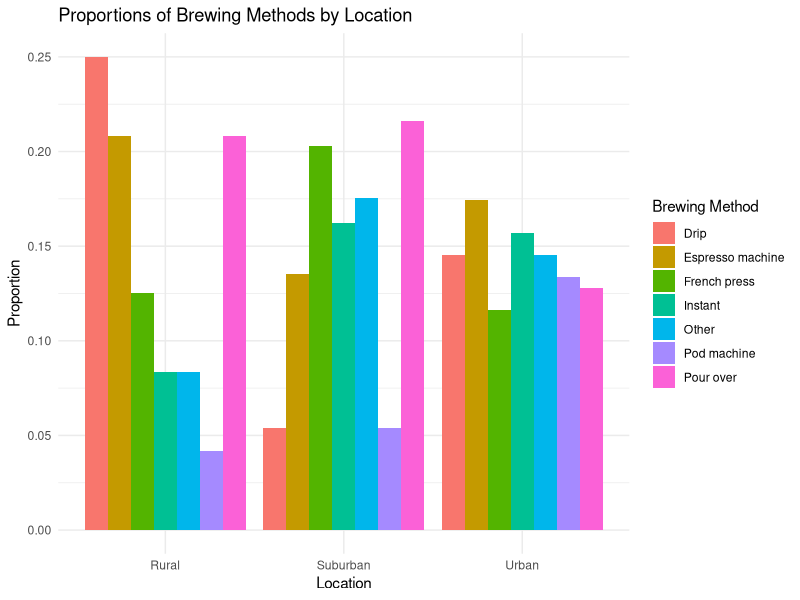
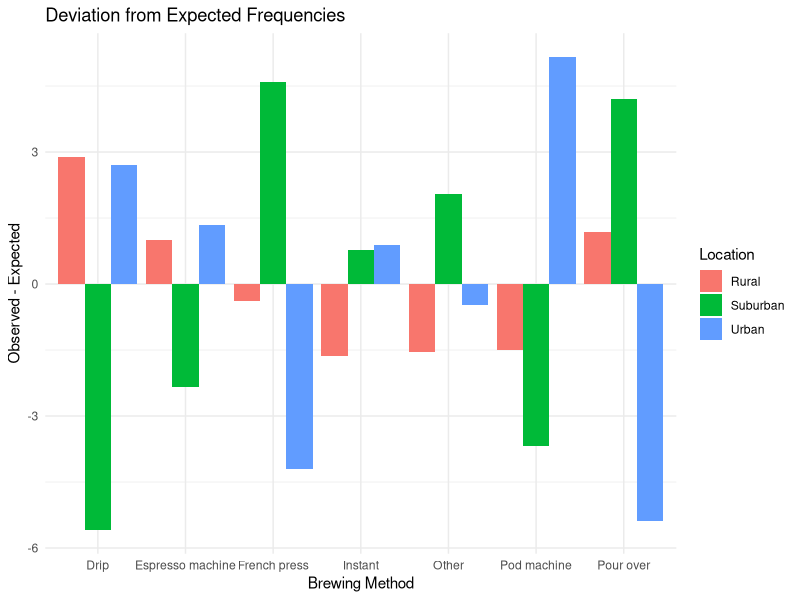
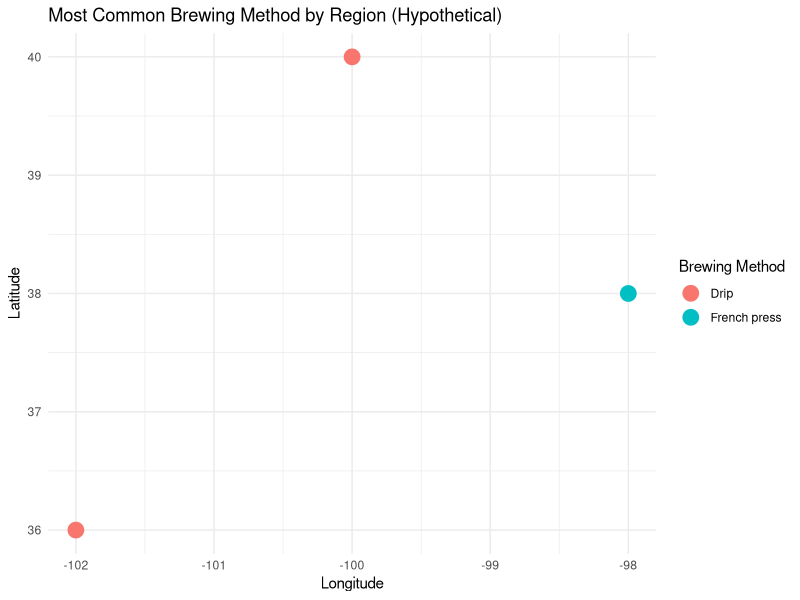

These charts were generated, in order, by the following R code:
# Load necessary libraries
library(ggplot2)
library(dplyr)

# Load the dataset
coffee_data <- read.csv("coffee_data_complete.csv")

# Omit NAs 
coffee_data <- na.omit(coffee_data)

# --- Option A: Compare proportions of brewing methods in each region ---

# Calculate proportions
brewing_proportions <- coffee_data %>%
  group_by(location, brewing_method) %>%
  summarize(count = n()) %>%
  mutate(proportion = count / sum(count))

# Grouped bar chart
plot_a <- ggplot(brewing_proportions, aes(x = location, y = proportion, fill = brewing_method)) +
  geom_col(position = "dodge") +
  labs(title = "Proportions of Brewing Methods by Location",
       x = "Location", y = "Proportion", fill = "Brewing Method") +
  theme_minimal()

ggsave("challenge5_plot_a.png", plot_a)

# --- Option B: Conduct a statistical test ---

# Chi-squared test for independence
chisq_result <- chisq.test(table(coffee_data$location, coffee_data$brewing_method))

# Print the results
print(chisq_result)

# Create a table of expected vs. observed frequencies
observed_freqs <- table(coffee_data$location, coffee_data$brewing_method)
expected_freqs <- chisq_result$expected

# Create a data frame for plotting
chisq_df <- data.frame(
  Location = rep(rownames(observed_freqs), times = ncol(observed_freqs)),
  Brewing_Method = rep(colnames(observed_freqs), each = nrow(observed_freqs)),
  Observed = as.vector(observed_freqs),
  Expected = as.vector(expected_freqs)
)

# Deviation bar chart
plot_b <- ggplot(chisq_df, aes(x = Brewing_Method, y = Observed - Expected, fill = Location)) +
  geom_col(position = "dodge") +
  labs(title = "Deviation from Expected Frequencies",
       x = "Brewing Method", y = "Observed - Expected", fill = "Location") +
  theme_minimal()

ggsave("challenge5_plot_b.png", plot_b)

# --- Option C: Visualize on a map ---

# (This option requires a map of the regions in your dataset)
# For demonstration purposes, let's assume a hypothetical map
# Replace with your actual map data and visualization code

# Hypothetical data for map visualization
map_data <- data.frame(
  region = c("Urban", "Suburban", "Rural"),
  longitude = c(-100, -98, -102),  # Replace with actual longitude values
  latitude = c(40, 38, 36),      # Replace with actual latitude values
  most_common_method = c("Drip", "French press", "Drip")
)

# Hypothetical map visualization (replace with your actual code)
plot_c <- ggplot(map_data, aes(x = longitude, y = latitude, color = most_common_method)) +
  geom_point(size = 5) +
  labs(title = "Most Common Brewing Method by Region (Hypothetical)",
       x = "Longitude", y = "Latitude", color = "Brewing Method") +
  theme_minimal()

ggsave("challenge5_plot_c.png", plot_c)
